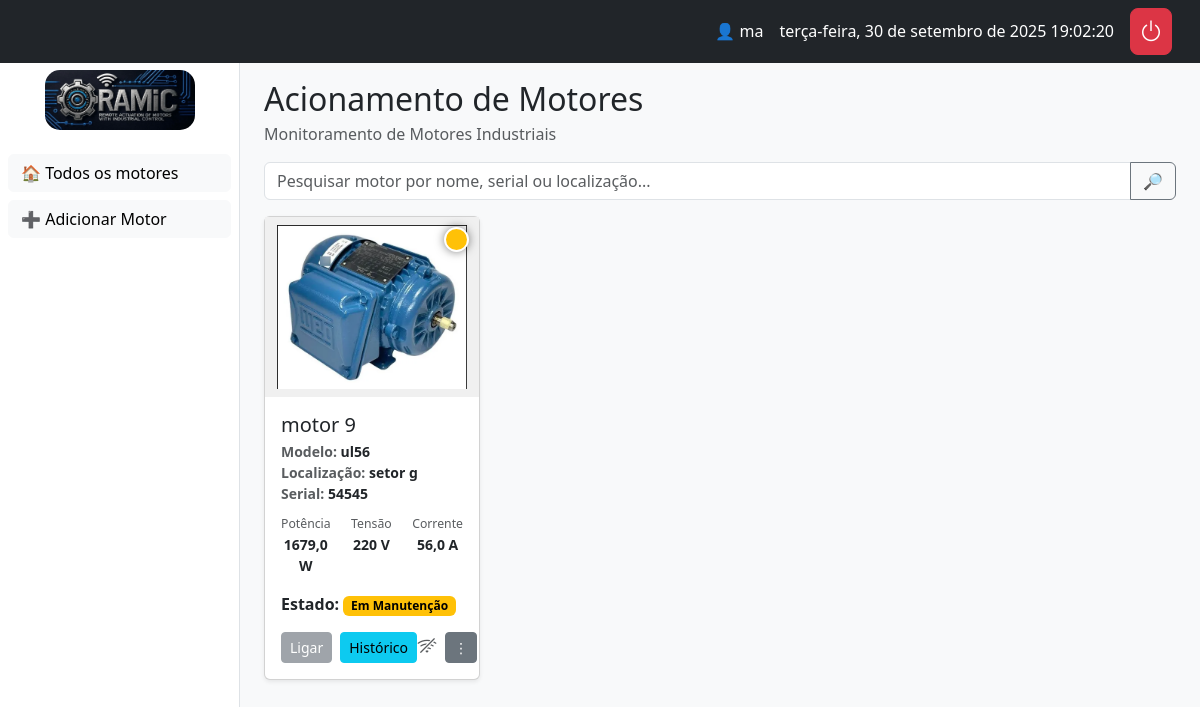
Before: / (signed in) with the older database file.
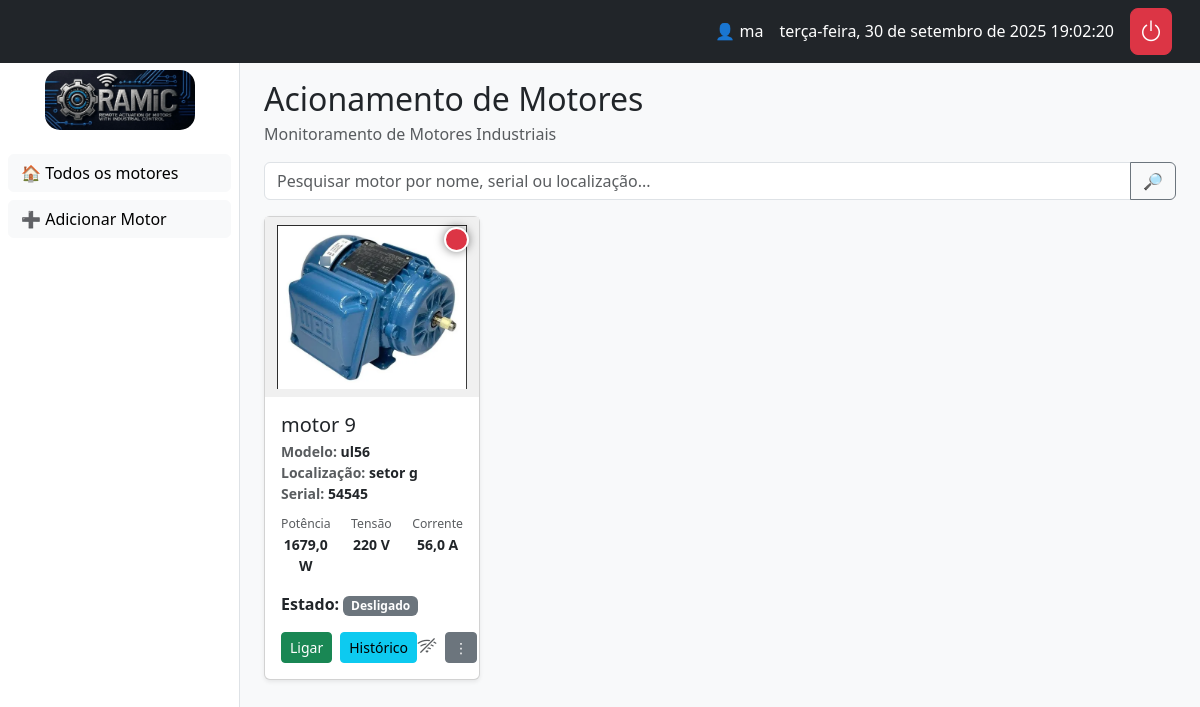
After: the same page with the newer database file.
### core/models.py (models this page shows, shortened)
class Motor(models.Model):
    grupos = models.ManyToManyField(Group, related_name="motores")
    nome = models.CharField(max_length=100)
    numero_serie = models.CharField(max_length=50, unique=True)
    descricao = models.TextField(blank=True, null=True)
    imagem = models.ImageField(upload_to="motores/", blank=True, null=True)
    localizacao = models.CharField(max_length=100, blank=True)
    modelo = models.CharField(max_length=100, blank=True)
    corrente = models.FloatField(null=True, blank=True, help_text="Corrente em Ampères (A)")
    potencia = models.FloatField(null=True, blank=True, help_text="Potência em Watts (W)")
    tensao = models.CharField(max_length=50, blank=True, help_text="Ex: 110V, 220V")
    ligado = models.BooleanField(default=False)
    em_manutencao = models.BooleanField(default=False)
    last_heartbeat = models.DateTimeField(null=True, blank=True)

### core/views.py (the view)
# urls.py: path("", views.dashboard_view, name="painel"),
@login_required
def dashboard_view(request):
    q = request.GET.get("q", "").strip()
    if request.user.is_superuser or request.user.is_staff:
        motores = Motor.objects.all()
    else:
        motores = Motor.objects.filter(grupos__in=request.user.groups.all()).distinct()
    if q:
        motores = motores.filter(
            Q(nome__icontains=q) |
            Q(numero_serie__icontains=q) |
            Q(localizacao__icontains=q)
        )
    return render(request, "core/motores/painel.html", {"motores": motores, "q": q})

### templates/core/motores/painel.html (shortened to what this page needs)
{% extends "core/base.html" %}
{% load static %}
{% block content %}
<h2 class="mb-1">Acionamento de Motores</h2>
<p class="text-muted">Monitoramento de Motores Industriais</p>
<form class="mb-3" method="get" action="{% url 'painel' %}">
  <div class="input-group">
    <input type="text" class="form-control" name="q" id="search-input" placeholder="Pesquisar motor por nome, serial ou localização..." value="{{ q }}">
    <button class="btn btn-outline-secondary" type="submit">🔎</button>
  </div>
</form>
<div class="row g-3" id="motor-grid">
  {% include "core/motores/lista_motor.html" %}
</div>
{% endblock %}

### templates/core/motores/lista_motor.html (shortened to what this page needs)
{% for motor in motores %}
<div class="col-12 col-md-6 col-lg-4 col-xl-3">
    <div class="card shadow-sm h-100">
      <div class="image-container">
        {% if motor.imagem %}
          <img src="{{ motor.imagem.url }}" class="card-img-top ramic-card-img" alt="{{ motor.nome }}">
        {% else %}
          <div class="ramic-card-img d-flex align-items-center justify-content-center bg-light">
            <i class="bi bi-image" style="font-size: 5rem; color: #e9ecef;"></i>
          </div>
        {% endif %}
        <div class="status-indicator"
             style="{% if motor.em_manutencao %}background-color: #ffc107; /* Amarelo */
                     {% elif motor.ligado %}background-color: #198754;  /* Verde */
                     {% else %}background-color: #dc3545;               /* Vermelho */
                     {% endif %}"
             title="{% if motor.em_manutencao %}Em Manutenção{% elif motor.ligado %}Ligado{% else %}Desligado{% endif %}">
        </div>
      </div>
      <div class="card-body d-flex flex-column">
        <h5 class="card-title mb-1">{{ motor.nome }}</h5>
        <div class="small text-muted mb-3 flex-grow-1">
          <div><strong>Modelo:</strong> <span class="text-dark"><strong>{{ motor.modelo|default:"—" }}</strong></span></div>
          <div><strong>Localização:</strong> <span class="text-dark"><strong>{{ motor.localizacao|default:"—" }}</strong></span></div>
          <div><strong>Serial:</strong> <span class="text-dark"><strong>{{ motor.numero_serie }}</strong></span></div>
          <div class="row gx-3 mt-2 text-center">
              <div class="col"><small class="text-muted">Potência</small><br><strong class="text-dark">{{ motor.potencia|default:"—" }} W</strong></div>
              <div class="col"><small class="text-muted">Tensão</small><br><strong class="text-dark">{{ motor.tensao|default:"—" }} V</strong></div>
              <div class="col"><small class="text-muted">Corrente</small><br><strong class="text-dark">{{ motor.corrente|default:"—" }} A</strong></div>
          </div>
        </div>
        <div class="mb-3">
          <strong>Estado:</strong>
          {% if motor.em_manutencao %}<span class="badge text-bg-warning">Em Manutenção</span>{% elif motor.ligado %}<span class="badge text-bg-success">Ligado</span>{% else %}<span class="badge text-bg-secondary">Desligado</span>{% endif %}
        </div>
        <div class="d-flex align-items-center justify-content-between mt-auto">
            <div class="d-flex align-items-center gap-2">
                {% if not motor.em_manutencao %}
                    {% if motor.ligado %}
                        <form method="POST" action="{% url 'desligar_motor' motor.id %}">
                            {% csrf_token %}
                            <input type="hidden" name="q" value="{{ q }}">
                            <button type="submit" class="btn btn-warning btn-sm">Desligar</button>
                        </form>
                    {% else %}
                        <form method="POST" action="{% url 'ligar_motor' motor.id %}">
                            <button type="submit" class="btn btn-success btn-sm">Ligar</button>
                        </form>
                    {% endif %}
                {% else %}
                    <button type="button" class="btn btn-secondary btn-sm" disabled>Ligar</button>
                {% endif %}
                <a href="{% url 'historico' motor.id %}" class="btn btn-info btn-sm">Histórico</a>
            </div>
            <div class="d-flex align-items-center gap-2">
                <span id="status-icon-offline-{{ motor.id }}" title="Desconectado"><i class="bi bi-wifi-off h5 text-muted mb-0"></i></span>
                <div class="dropdown">
                    <button class="btn btn-secondary btn-sm" type="button" data-bs-toggle="dropdown" aria-expanded="false"> ⋮ </button>
                </div>
            </div>
        </div>
      </div>
    </div>
</div>
{% empty %}
<div class="col-12">
    <div class="card card-body text-center">
        <p class="mb-0">Nenhum motor encontrado com o termo "{{ q }}".</p>
    </div>
</div>
{% endfor %}

Changed rows visible on the page:
changed Motor "motor 9": em_manutencao "Em Manutenção" → "Desligado"
